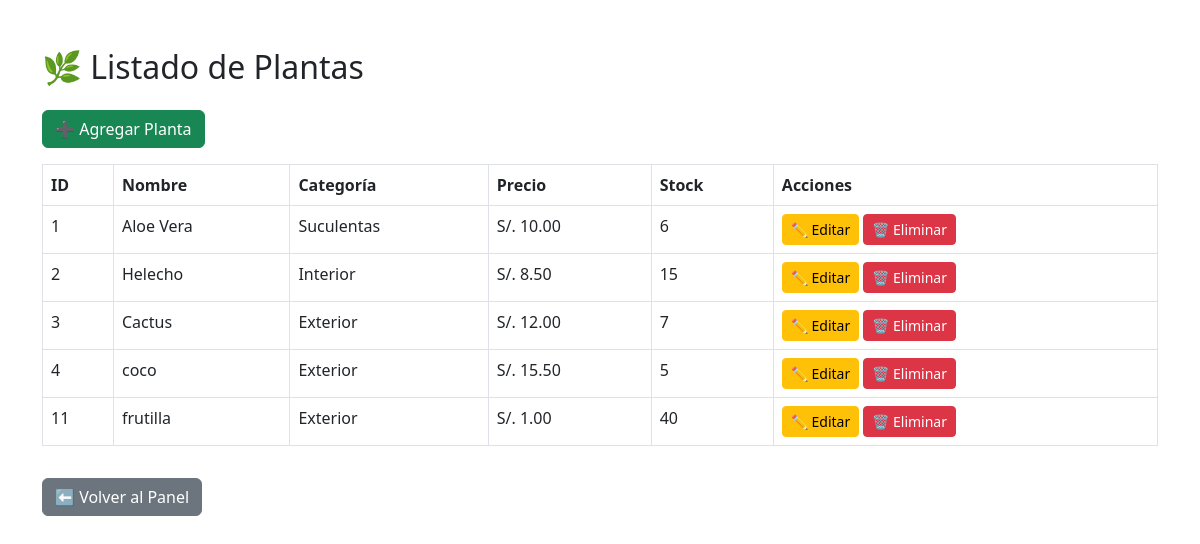
The page /views/plantas_listar.php (signed in) on the database its author committed.
### tables this page shows
CREATE TABLE IF NOT EXISTS `plantas` (
  `id` int NOT NULL AUTO_INCREMENT,
  `nombre` varchar(100) DEFAULT NULL,
  `precio` decimal(10,2) DEFAULT NULL,
  `stock` int DEFAULT NULL,
  `id_categoria` int DEFAULT NULL,
  PRIMARY KEY (`id`),
  KEY `id_categoria` (`id_categoria`),
  CONSTRAINT `plantas_ibfk_1` FOREIGN KEY (`id_categoria`) REFERENCES `categorias` (`id`)
);

CREATE TABLE IF NOT EXISTS `categorias` (
  `id` int NOT NULL AUTO_INCREMENT,
  `nombre` varchar(100) NOT NULL,
  PRIMARY KEY (`id`)
);

### views/plantas_listar.php (the view, shortened to what this page needs)
<?php
$usuario = $_SESSION['usuario'];
$rol = $usuario['rol'];
require_once '../config/db.php';
$sql = "SELECT p.*, c.nombre AS categoria FROM plantas p
        JOIN categorias c ON p.id_categoria = c.id";
$resultado = $conn->query($sql);
?>
<!DOCTYPE html>
<html lang="es">
<head>
    <link href="https://cdn.jsdelivr.net/npm/bootstrap@5.3.0/dist/css/bootstrap.min.css" rel="stylesheet">
</head>
<body>
<div class="container mt-5">
    <h2 class="mb-4">🌿 Listado de Plantas</h2>
    <?php if ($rol == 1 || $rol == 3): ?>
        <a href="plantas_agregar.php" class="btn btn-success mb-3">➕ Agregar Planta</a>
    <?php endif; ?>
    <table class="table table-bordered">
        <thead>
            <tr>
                <th>ID</th>
                <th>Nombre</th>
                <th>Categoría</th>
                <th>Precio</th>
                <th>Stock</th>
                <?php if ($rol == 1 || $rol == 3): ?>
                    <th>Acciones</th>
                <?php endif; ?>
            </tr>
        </thead>
        <tbody>
            <?php while ($row = $resultado->fetch_assoc()): ?>
                <tr>
                    <td><?= $row['id'] ?></td>
                    <td><?= $row['nombre'] ?></td>
                    <td><?= $row['categoria'] ?></td>
                    <td>S/. <?= number_format($row['precio'], 2) ?></td>
                    <td><?= $row['stock'] ?></td>
                    <?php if ($rol == 1 || $rol == 3): ?>
                        <td>
                            <a href="plantas_editar.php?id=<?= $row['id'] ?>" class="btn btn-warning btn-sm">✏️ Editar</a>
                            <a href="../controllers/plantas_eliminar.php?id=<?= $row['id'] ?>" class="btn btn-danger btn-sm" onclick="return confirm('¿Estás seguro de eliminar esta planta?')">🗑️ Eliminar</a>
                        </td>
                    <?php endif; ?>
                </tr>
            <?php endwhile; ?>
        </tbody>
    </table>
    <a href="dashboard.php" class="btn btn-secondary mt-3">⬅️ Volver al Panel</a>
</div>
</body>
</html>

### rows shown on the page
plantas: id "1", nombre "Aloe Vera", id_categoria.nombre "Suculentas", precio "10.00", stock "6"
plantas: id "2", nombre "Helecho", id_categoria.nombre "Interior", precio "8.50", stock "15"
plantas: id "3", nombre "Cactus", id_categoria.nombre "Exterior", precio "12.00", stock "7"
plantas: id "4", nombre "coco", id_categoria.nombre "Exterior", precio "15.50", stock "5"
plantas: id "11", nombre "frutilla", id_categoria.nombre "Exterior", precio "1.00", stock "40"
